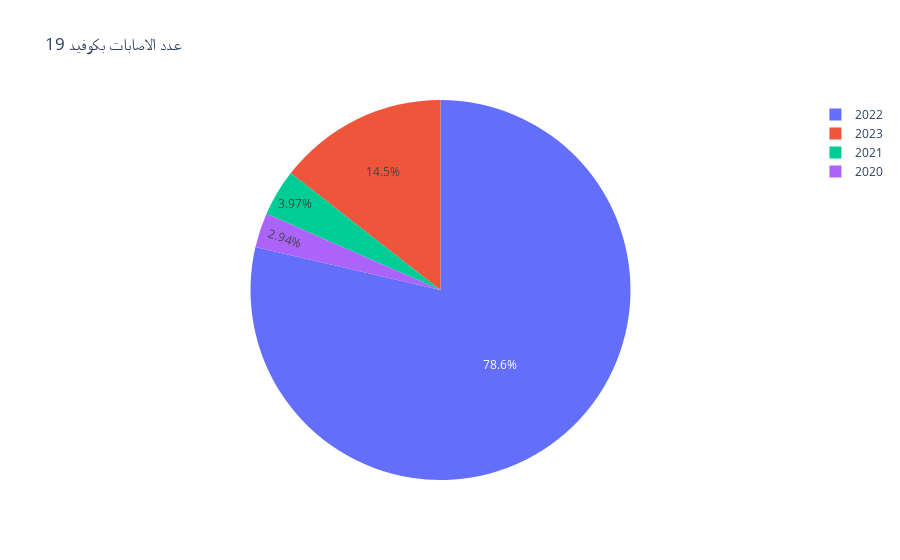

The notebook cell this image was saved under:
### Markdown cell above
### Multivariate Visualization 
* Plot two Charts
* Provide each charts with at least two insights

### Code cell
# Multivariate Visualization
fig = px.pie(df_copy, values='Total Cases', names='year', title=' عدد الاصابات بكوفيد 19  ')
fig.show()

### Figure 1 — Plotly figure (JSON) as saved in the notebook; plotly's stock layout.template omitted (floating-point values rounded to 4 significant figures; data arrays with more than 128 entries replaced by an {"elided": "..."} marker saying what was removed)
{"data": [{"domain": {"x": [0, 1], "y": [0, 1]}, "hovertemplate": "year=%{label}<br>Total Cases=%{value}<extra></extra>", "labels": {"elided": "1102 int values"}, "legendgroup": "", "name": "", "showlegend": true, "type": "pie", "values": {"elided": "1102 int values"}}], "layout": {"legend": {"tracegroupgap": 0}, "title": {"text": " عدد الاصابات بكوفيد 19  "}}}
